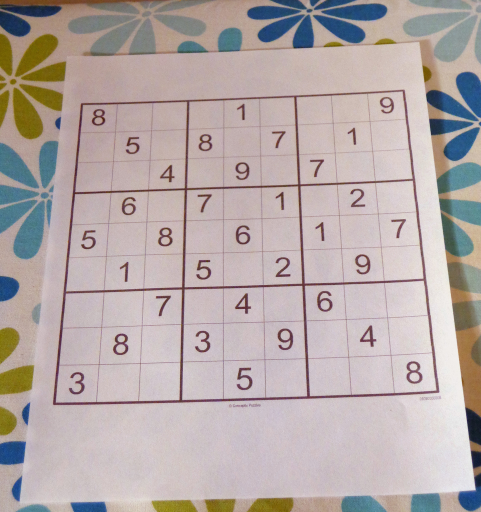
#> input picture paper_sudoku.jpg, 962 x 1024 px (shown at 1/2 size)
$ python perspective_transform.py
#> lines starting #> are read from the running program, lines starting #| are printed output that depends on the picture; after the words box and inside, x2 and y2 are one past the last pixel; in counts of white or black regions, pixels touching at a corner belong together
import cv2
import numpy as np
from matplotlib import pyplot as plt

img = cv2.imread('paper_sudoku.jpg')
#> img is the input picture: shape (1024, 962, 3); mean B, G, R 167.9, 169.5, 181


pts1 = np.float32([[163,206],[806,182],[875,781], [110,810]])
(tl, tr, br, bl) = pts1

widthA = np.sqrt(((br[0] - bl[0]) ** 2) + ((br[1] - bl[1]) ** 2))
widthB = np.sqrt(((tr[0] - tl[0]) ** 2) + ((tr[1] - tl[1]) ** 2))
maxWidth = max(int(widthA), int(widthB))

heightA = np.sqrt(((tr[0] - br[0]) ** 2) + ((tr[1] - br[1]) ** 2))
heightB = np.sqrt(((tl[0] - bl[0]) ** 2) + ((tl[1] - bl[1]) ** 2))
maxHeight = max(int(heightA), int(heightB))

pts2 = np.float32([
    [0, 0],
    [maxWidth - 1, 0],
    [maxWidth - 1, maxHeight - 1],
    [0, maxHeight - 1]])

M = cv2.getPerspectiveTransform(pts1,pts2)

img_transormed = cv2.warpPerspective(img,M,(maxWidth, maxHeight))
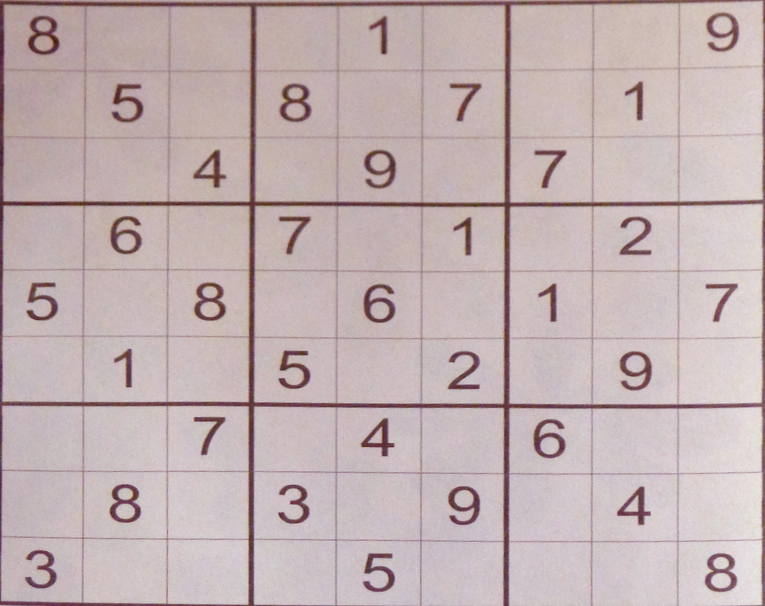
#> img_transormed: shape (606, 765, 3); mean B, G, R 178.4, 177.4, 194.2

green_color = (116, 244, 66)
line_thickness = 20

cv2.rectangle(img, tuple(tl), tuple(tl), green_color, line_thickness)
#> img: shape (1024, 962, 3); 0.03% of pixels changed, all inside (x1, y1, x2, y2) = (153, 196, 174, 217)
cv2.rectangle(img, tuple(tr), tuple(tr), green_color, line_thickness)
#> img: shape (1024, 962, 3); mean B, G, R 167.9, 169.5, 180.9
cv2.rectangle(img, tuple(br), tuple(br), green_color, line_thickness)
#> img: shape (1024, 962, 3); mean B, G, R 167.9, 169.6, 180.9
cv2.rectangle(img, tuple(bl), tuple(bl), green_color, line_thickness)
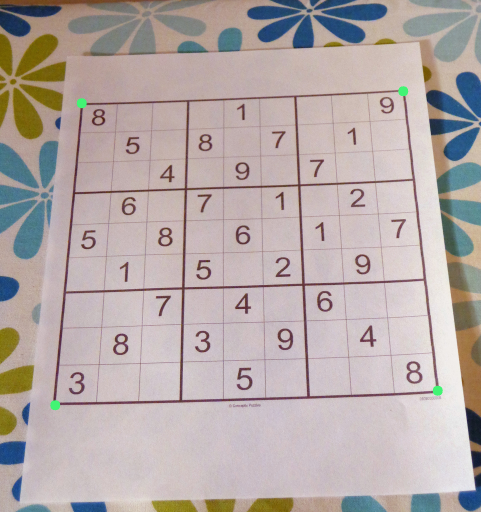
#> img: shape (1024, 962, 3) (shown at 1/2 size); mean B, G, R 167.9, 169.6, 180.8

plt.subplot(121),plt.imshow(img),plt.title('Original')
plt.subplot(122),plt.imshow(img_transormed),plt.title('Transormed')
plt.show()
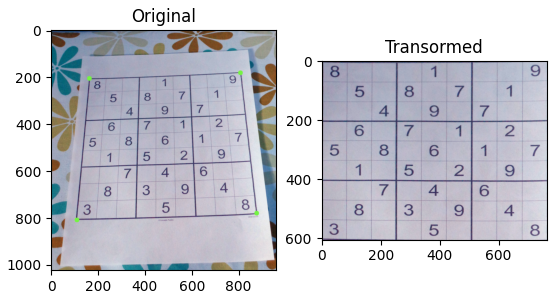
#> figure drawn by matplotlib, 2 panels; B, G, R data is drawn as R, G, B
